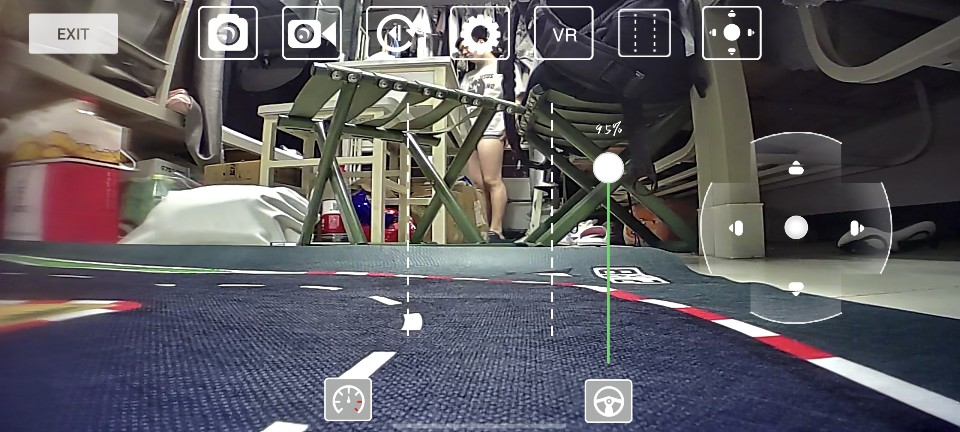
#> input picture navigation_dataset/20260925-003916-241226_up_left.jpg, 960 x 432 px
$ python track_boundary.py annotate
#> lines starting #> are read from the running program, lines starting #| are printed output that depends on the picture; after the words box and inside, x2 and y2 are one past the last pixel; in counts of white or black regions, pixels touching at a corner belong together
#> (reads navigation_dataset/labels.csv from the repository)
"""Train a color road-surface model from explicit polygons on historical frames."""

import argparse
import csv
import json
from pathlib import Path

import cv2
import numpy as np


MODEL = Path('navigation_track_model.json')
ANNOTATIONS = Path('navigation_dataset/track_annotations.json')


def read_image(path):
    image = cv2.imdecode(np.fromfile(path, np.uint8), cv2.IMREAD_COLOR)
#> image is the input picture: shape (432, 960, 3); mean B, G, R 96.3, 91.6, 93.6
    if image is None:
        raise ValueError(f'无法读取图片：{path}')
    return image


def polygon_mask(shape, polygons):
    height, width = shape[:2]
    mask = np.zeros((height, width), np.uint8)
    for polygon in polygons:
        points = np.rint(np.asarray(polygon) * [width - 1, height - 1]).astype(np.int32)
        if len(points) < 3 or not np.isfinite(points).all():
            raise ValueError('标注多边形至少需要三个有效顶点。')
        cv2.fillPoly(mask, [points], 255)
    return mask


def color_features(image):
    return cv2.cvtColor(cv2.GaussianBlur(image, (3, 3), 0), cv2.COLOR_BGR2LAB).astype(np.float32)


# [58 lines left out: functions distances, train, not called in this run]


class TrackBoundary:
    # [10 lines left out: function __init__, not called in this run]

    @classmethod
    def load(cls, path):
        return cls(json.loads(path.read_text(encoding='utf-8')))

    # [73 lines left out: functions classify, analyze, constrain, overlay, not called in this run]


def annotate(dataset, destination):
    records = json.loads(destination.read_text(encoding='utf-8')) if destination.exists() else {'images': []}
    with (dataset / 'labels.csv').open(encoding='utf-8-sig', newline='') as stream:
        names = list(dict.fromkeys(row['filename'] for row in csv.DictReader(stream)))
    points = []

    def click(event, horizontal, vertical, flags, userdata):
        if event == cv2.EVENT_LBUTTONUP:
            points.append([horizontal / 959, vertical / 431])

    window = 'Track labels | R road B background | U undo | N next | V validation | S save Q quit'
    cv2.namedWindow(window)
    cv2.setMouseCallback(window, click)
    try:
        for filename in names:
            previous = next((item for item in records['images'] if item['filename'] == filename), None)
            record = previous or {'filename': filename, 'road': [], 'background': [], 'split': 'train'}
            original = cv2.resize(read_image(dataset / filename), (960, 432))
            while True:
                preview = original.copy()
                for label, color in [('road', (0, 255, 0)), ('background', (0, 0, 255))]:
                    mask = polygon_mask(preview.shape, record[label]) > 0
                    preview[mask] = (preview[mask] * 0.5 + np.array(color) * 0.5).astype(np.uint8)
                if points:
                    vertices = np.rint(np.array(points) * [959, 431]).astype(np.int32)
                    cv2.polylines(preview, [vertices], False, (0, 255, 255), 2)
                cv2.putText(preview, f'{filename[:55]} | {record["split"]} | click polygon then R/B',
                            (5, 20), 0, 0.48, (0, 255, 255), 1)
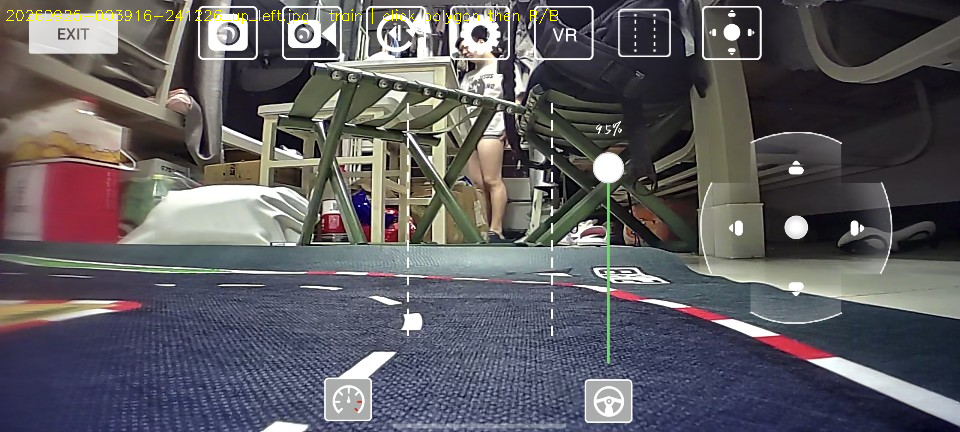
#> preview: shape (432, 960, 3); 0.29% of pixels changed, all inside (x1, y1, x2, y2) = (6, 8, 558, 24)
                cv2.imshow(window, preview)
                key = cv2.waitKey(30) & 0xFF
#> (key q is pressed here)
                if cv2.getWindowProperty(window, cv2.WND_PROP_VISIBLE) < 1:
                    key = ord('q')
                if key in (ord('r'), ord('b')) and len(points) >= 3:
                    record['road' if key == ord('r') else 'background'].append(points.copy())
                    points.clear()
                if key == ord('u'):
                    if points:
                        points.pop()
                    else:
                        record['road'].clear()
                        record['background'].clear()
                if key == ord('v'):
                    record['split'] = 'validation' if record['split'] == 'train' else 'train'
                if key in (ord('s'), ord('n'), ord('q'), 27):
                    if record['road'] and record['background'] and previous is None:
                        records['images'].append(record)
                    destination.write_text(json.dumps(records, ensure_ascii=False, indent=2) + '\n', encoding='utf-8')
                    points.clear()
                    if key in (ord('q'), 27):
                        return
                    if key == ord('n'):
                        break
    finally:
        cv2.destroyAllWindows()


def main():
    parser = argparse.ArgumentParser(description='使用历史图片标注、训练并离线检查赛道，不连接或控制手机。')
    parser.add_argument('command', choices=['annotate', 'train', 'preview'])
    parser.add_argument('--dataset', type=Path, default=Path('navigation_dataset'))
    parser.add_argument('--annotations', type=Path, default=ANNOTATIONS)
    parser.add_argument('--model', type=Path, default=MODEL)
    parser.add_argument('--output', type=Path, default=Path('navigation_rl_logs/track_preview'))
    args = parser.parse_args()
    if args.command == 'annotate':
        annotate(args.dataset, args.annotations)
    elif args.command == 'train':
        train(args.dataset, args.annotations, args.model)
    else:
        model = TrackBoundary.load(args.model)
        args.output.mkdir(parents=True, exist_ok=True)
        with (args.dataset / 'labels.csv').open(encoding='utf-8-sig', newline='') as stream:
            rows = list(csv.DictReader(stream))
        report = []
        for row in rows:
            image = read_image(args.dataset / row['filename'])
            result = model.analyze(image)
            report.append({'filename': row['filename'], 'human_action': row['label'],
                           **{key: value for key, value in result.items() if key not in ('labels', 'valid')}})
            success, data = cv2.imencode('.jpg', model.overlay(image))
            if not success:
                raise ValueError('预览编码失败。')
            data.tofile(args.output / row['filename'])
        (args.output / 'report.json').write_text(json.dumps(report, ensure_ascii=False, indent=2), encoding='utf-8')
        print(f'已生成 {len(rows)} 张离线预览：{args.output.resolve()}')


if __name__ == '__main__':
    main()
